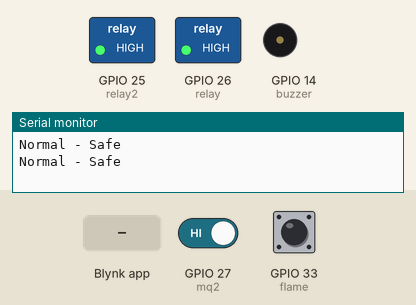
Recording of a sketch running on a simulated ESP32. On the bench: switched loads named in the sketch (green lamp = pin HIGH), buzzer (waves = sounding), the last lines printed to the serial monitor. Inputs (shaded band) come from the test bench; at power-on: GPIO 27 (mq2) HIGH, GPIO 33 (flame) HIGH. WiFi joins after 1.5 s; servers stay silent unless stated.

Above: at 3.0 s.
3.1 s: GPIO 27 (mq2) driven LOW
At 4.5 s:
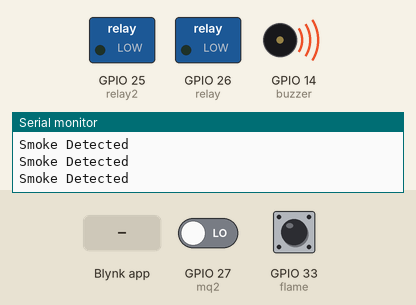
4.8 s: GPIO 33 (flame) driven LOW
6.8 s: GPIO 27 (mq2) driven HIGH
8.8 s: GPIO 33 (flame) driven HIGH
At 9.9 s:
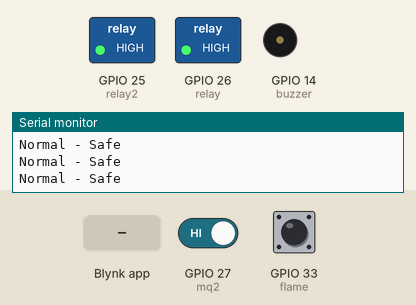
10.3 s: Blynk app writes 0 to V0
11.8 s: Blynk app writes 0 to V1
Timing chart, 0 to 14.3 s (numbered marks = the images above; inputs shaded):
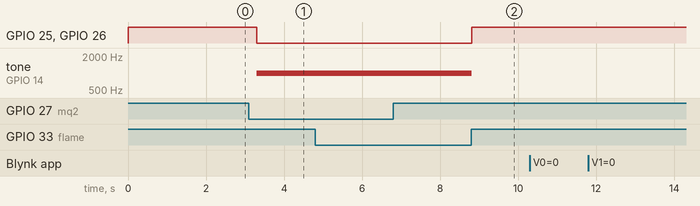

The sketch:

sketch.ino
```cpp
#define BLYNK_TEMPLATE_ID "TMPL3AUwpG4Q_"
#define BLYNK_TEMPLATE_NAME "HOMIQ"
#define BLYNK_AUTH_TOKEN ""

#include <WiFi.h>
#include <BlynkSimpleEsp32.h>

char ssid[] = "Wokwi-GUEST";
char pass[] = "";

int mq2 = 27;
int flame = 33;
int buzzer = 14;

int relay = 26;       // Light
int relay2 = 25;      // Fan

bool danger = false;

BlynkTimer timer;


// Light control from Blynk
BLYNK_WRITE(V0)
{
  int value = param.asInt();

  if (!danger)
  {
    digitalWrite(relay, value);
  }
}


// Fan control from Blynk
BLYNK_WRITE(V1)
{
  int value = param.asInt();

  if (!danger)
  {
    digitalWrite(relay2, value);
  }
}


// Check smoke and fire
void checkSafety()
{
  int smoke = digitalRead(mq2);
  int fire = digitalRead(flame);

  bool currentDanger = (smoke == LOW || fire == LOW);

  // Danger detected
  if (currentDanger)
  {
    // Send notification ONLY when danger starts
    if (!danger)
    {
      Blynk.logEvent(
        "fire_smoke_alert",
        "Smoke or fire detected! Light and Fan have been turned OFF."
      );
    }

    danger = true;

    // Turn appliances OFF
    digitalWrite(relay, LOW);
    digitalWrite(relay2, LOW);

    // Buzzer ON
    tone(buzzer, 1000);

    // Safety status
    if (smoke == LOW && fire == LOW)
    {
      Serial.println("Smoke and Fire Detected");
      Blynk.virtualWrite(V2, "SMOKE AND FIRE DETECTED");
    }
    else if (smoke == LOW)
    {
      Serial.println("Smoke Detected");
      Blynk.virtualWrite(V2, "SMOKE DETECTED");
    }
    else
    {
      Serial.println("Fire Detected");
      Blynk.virtualWrite(V2, "FIRE DETECTED");
    }

    // Show OFF on Blynk switches
    Blynk.virtualWrite(V0, 0);
    Blynk.virtualWrite(V1, 0);
  }

  // Safe
  else
  {
    danger = false;

    // Current project behavior:
    // appliances automatically turn ON when danger clears
    digitalWrite(relay, HIGH);
    digitalWrite(relay2, HIGH);

    // Buzzer OFF
    noTone(buzzer);

    // Update Blynk
    Blynk.virtualWrite(V0, 1);
    Blynk.virtualWrite(V1, 1);
    Blynk.virtualWrite(V2, "SAFE");

    Serial.println("Normal - Safe");
  }
}


void setup()
{
  Serial.begin(115200);

  pinMode(mq2, INPUT);
  pinMode(flame, INPUT_PULLUP);
  pinMode(buzzer, OUTPUT);

  pinMode(relay, OUTPUT);
  pinMode(relay2, OUTPUT);

  // Both appliances start ON
  digitalWrite(relay, HIGH);
  digitalWrite(relay2, HIGH);

  // Connect to Blynk
  Blynk.begin(BLYNK_AUTH_TOKEN, ssid, pass);

  // Initial Blynk values
  Blynk.virtualWrite(V0, 1);
  Blynk.virtualWrite(V1, 1);
  Blynk.virtualWrite(V2, "SAFE");

  // Check safety every 500 ms
  timer.setInterval(500L, checkSafety);
}


void loop()
{
  Blynk.run();
  timer.run();
}
```

Measured:
- after the input at 3.1 s, GPIO 25 (relay2), GPIO 26 (relay): HIGH → LOW after 0.20 s; tone on GPIO 14 (buzzer): silent → 1000 Hz after 0.20 s
- after the input at 8.8 s, GPIO 25 (relay2), GPIO 26 (relay): LOW → HIGH at once; tone on GPIO 14 (buzzer): 1000 Hz → silent at once
